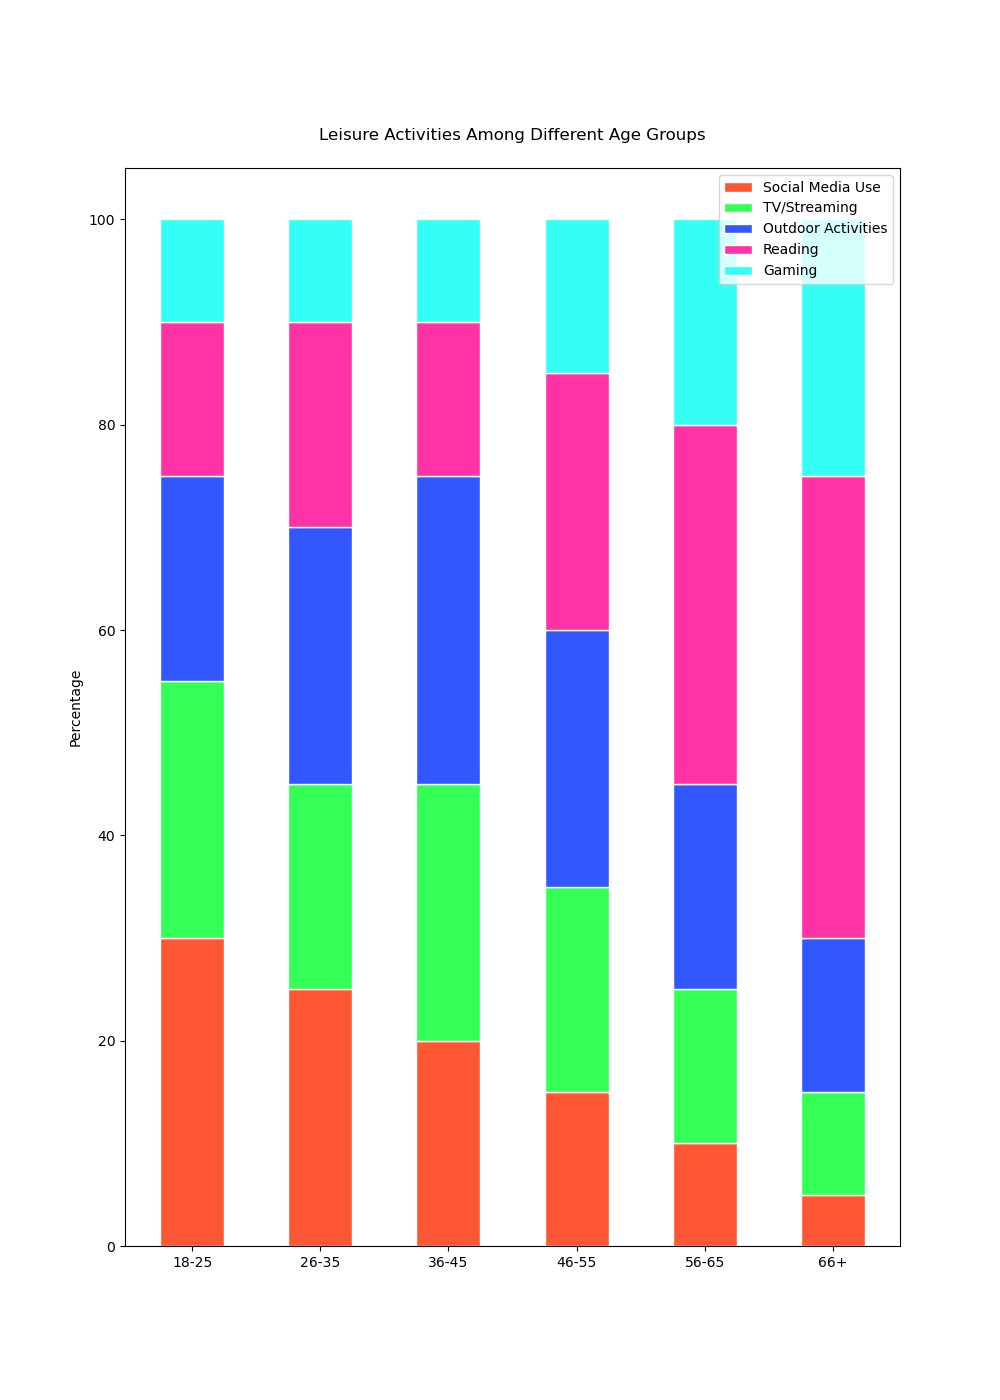

The Python source for this figure:

import matplotlib.pyplot as plt
import numpy as np

# Data
age_groups = ['18-25', '26-35', '36-45', '46-55', '56-65', '66+']
social_media_use = np.array([30, 25, 20, 15, 10, 5])
tv_streaming = np.array([25, 20, 25, 20, 15, 10])
outdoor_activities = np.array([20, 25, 30, 25, 20, 15])
reading = np.array([15, 20, 15, 25, 35, 45])
gaming = np.array([10, 10, 10, 15, 20, 25])

# Calculate percentages
totals = social_media_use + tv_streaming + outdoor_activities + reading + gaming
social_media_percentage = social_media_use / totals * 100
tv_streaming_percentage = tv_streaming / totals * 100
outdoor_activities_percentage = outdoor_activities / totals * 100
reading_percentage = reading / totals * 100
gaming_percentage = gaming / totals * 100

# Plotting
fig, ax = plt.subplots(figsize=(10, 14))
bar_width = 0.5

# Vertical bar plot
age_indices = np.arange(len(age_groups))

p1 = plt.bar(age_indices, social_media_percentage, color='#FF5733', edgecolor='white', width=bar_width)
p2 = plt.bar(age_indices, tv_streaming_percentage, bottom=social_media_percentage, color='#33FF57', edgecolor='white', width=bar_width)
p3 = plt.bar(age_indices, outdoor_activities_percentage, bottom=social_media_percentage+tv_streaming_percentage, color='#3357FF', edgecolor='white', width=bar_width)
p4 = plt.bar(age_indices, reading_percentage, bottom=social_media_percentage+tv_streaming_percentage+outdoor_activities_percentage, color='#FF33A6', edgecolor='white', width=bar_width)
p5 = plt.bar(age_indices, gaming_percentage, bottom=social_media_percentage+tv_streaming_percentage+outdoor_activities_percentage+reading_percentage, color='#33FFF5', edgecolor='white', width=bar_width)

plt.ylabel('Percentage')
plt.title('Leisure Activities Among Different Age Groups', pad=20)
plt.xticks(age_indices, age_groups)
plt.legend((p1[0], p2[0], p3[0], p4[0], p5[0]), ('Social Media Use', 'TV/Streaming', 'Outdoor Activities', 'Reading', 'Gaming'), loc='upper right')
plt.show()
